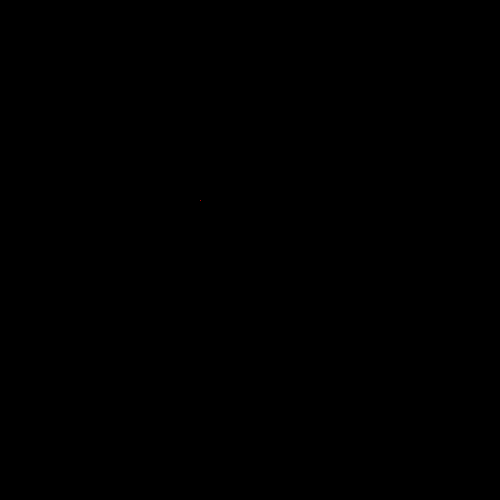
Frame 1 (no input)
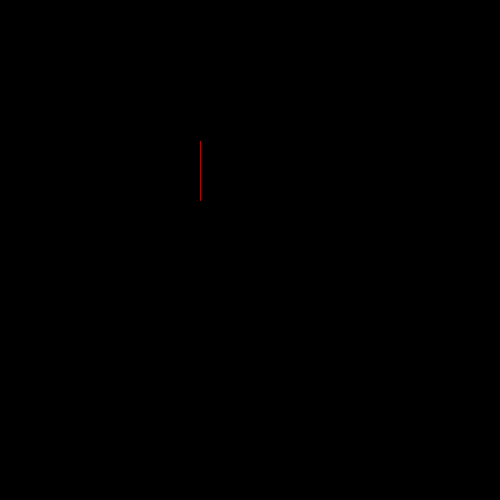
Frame 60 (the mouse pressed at the canvas centre just before this capture)
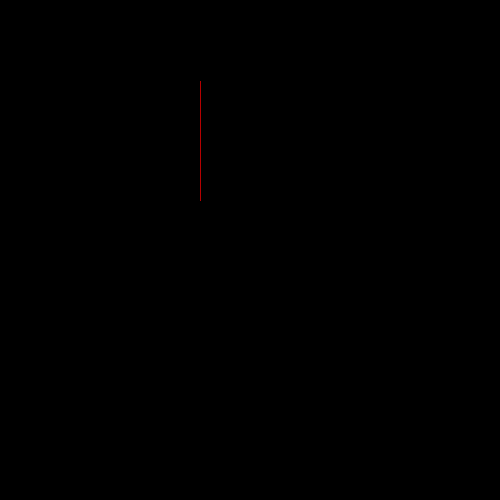
Frame 120 (the mouse held since frame 60 and released just before this capture)

The Processing sketch that drew these frames (run headless with seeded random() and noise(); from frame 60 on, the mouse is pressed at the canvas centre):

// Processing sketch: tronBasic
// ── tronBasic.pde
//EtchySketch
//arrow keys to draw
float x,y;
float deltaX = 0;
float deltaY = -1;

final int CRASHED=0;
final int OK=1;
int gameMode=OK;

float explosionSize;
void setup(){
  size(500,500);
  initialState();
  stroke(255,0,0); //pen red
}

void initialState()
{
  background(0); //background black
  x=200;
  y=200;
  gameMode=OK;
}
void draw(){
  if (gameMode==OK)
  {
    if (crash(x,y))
    {
      initialState();
      gameMode=CRASHED;
      explosionSize=1;
    }
      point(x,y); //draw a point at current (x,y)
      x = x + deltaX;
      y = y + deltaY;
  }
  else //gameMode==CRASHED
  {
    ellipse(x,y,explosionSize,explosionSize); 
    explosionSize=explosionSize+1;
    if (explosionSize>300)
      initialState();
  }
}
void keyPressed(){
if(key == CODED)
 {
 if (keyCode == UP){ //restrict to screen edge
   deltaY = -1;
   deltaX = 0;
 }
 else if(keyCode == DOWN){
   deltaY = 1;
   deltaX = 0;
 }
 else if (keyCode == LEFT){
   deltaY = 0;
   deltaX = -1;
 }
 else if (keyCode == RIGHT){
   deltaY = 0;
   deltaX = 1;
 }
 }
}

boolean crash(float x, float y)
{
color col=get((int)x,(int)y); //get colour of the next position
if (col==color(0,0,0)) //check if colour is background colour, e.g. black
  return false;
 else
  return true;
}
